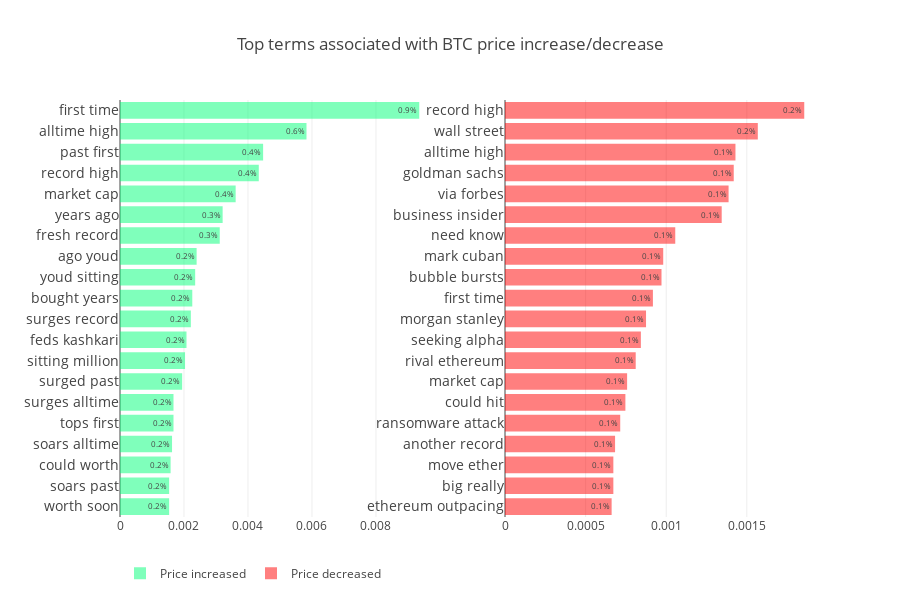

Write notebook code for a chart like this one.
### Code cell
df1 = up_bigrams[:20].sort_values("frequency",ascending=True)
df2 = down_bigrams[:20].sort_values("frequency",ascending=True)
x = "frequency"
y = "token"
text = x

trace1 = go.Bar(
            x=df1[x],
            y=df1[y],
            text= (df1[text]*100).round(1).astype("str")+"%",
            textposition = 'inside',
            marker=dict(
                color='rgba(0,255,120,0.5)',
            ),
            orientation = 'h',
            name = "Price increased"
        )
trace2 = go.Bar(
            x=df2[x],
            y=df2[y],
            text=(df2[text]*100).round(1).astype("str")+"%",
            textposition = 'inside',
            marker=dict(
                color='rgba(255,0,0,0.5)',
            ),
            orientation = 'h',
            name = "Price decreased"
        )

fig = tools.make_subplots(rows=1, cols=2)

fig.append_trace(trace1, 1, 1)
fig.append_trace(trace2, 1, 2)

fig['layout'].update(height=600, width=900, title='Top terms associated with BTC price increase/decrease',
                     legend=dict(orientation="h"),margin=dict(l=120))
fig['layout']["yaxis1"].update(tickfont=dict(size=14))
fig['layout']["yaxis2"].update(tickfont=dict(size=14))

iplot(fig, filename='simple-subplot')

### Figure 1 — Plotly figure (JSON) as saved in the notebook; plotly's stock layout.template omitted (floating-point values rounded to 4 significant figures)
{"data": [{"marker": {"color": "rgba(0,255,120,0.5)"}, "name": "Price increased", "orientation": "h", "text": ["0.2%", "0.2%", "0.2%", "0.2%", "0.2%", "0.2%", "0.2%", "0.2%", "0.2%", "0.2%", "0.2%", "0.2%", "0.2%", "0.3%", "0.3%", "0.4%", "0.4%", "0.4%", "0.6%", "0.9%"], "textposition": "inside", "type": "bar", "x": [0.001536, 0.001536, 0.001581, 0.001627, 0.001672, 0.001672, 0.001943, 0.002033, 0.002078, 0.002214, 0.002259, 0.00235, 0.002395, 0.003118, 0.003208, 0.003615, 0.004338, 0.004473, 0.005829, 0.009353], "xaxis": "x1", "y": ["worth soon", "soars past", "could worth", "soars alltime", "tops first", "surges alltime", "surged past", "sitting million", "feds kashkari", "surges record", "bought years", "youd sitting", "ago youd", "fresh record", "years ago", "market cap", "record high", "past first", "alltime high", "first time"], "yaxis": "y1"}, {"marker": {"color": "rgba(255,0,0,0.5)"}, "name": "Price decreased", "orientation": "h", "text": ["0.1%", "0.1%", "0.1%", "0.1%", "0.1%", "0.1%", "0.1%", "0.1%", "0.1%", "0.1%", "0.1%", "0.1%", "0.1%", "0.1%", "0.1%", "0.1%", "0.1%", "0.1%", "0.2%", "0.2%"], "textposition": "inside", "type": "bar", "x": [0.0006614, 0.000672, 0.000672, 0.0006827, 0.0007147, 0.0007467, 0.0007574, 0.0008107, 0.0008427, 0.0008747, 0.0009174, 0.0009707, 0.0009814, 0.001056, 0.001344, 0.001387, 0.001419, 0.001429, 0.001568, 0.001856], "xaxis": "x2", "y": ["ethereum outpacing", "big really", "move ether", "another record", "ransomware attack", "could hit", "market cap", "rival ethereum", "seeking alpha", "morgan stanley", "first time", "bubble bursts", "mark cuban", "need know", "business insider", "via forbes", "goldman sachs", "alltime high", "wall street", "record high"], "yaxis": "y2"}], "layout": {"height": 600, "legend": {"orientation": "h"}, "margin": {"l": 120}, "title": "Top terms associated with BTC price increase/decrease", "width": 900, "xaxis1": {"anchor": "y1", "domain": [0, 0.45]}, "xaxis2": {"anchor": "y2", "domain": [0.55, 1]}, "yaxis1": {"anchor": "x1", "domain": [0, 1], "tickfont": {"size": 14}}, "yaxis2": {"anchor": "x2", "domain": [0, 1], "tickfont": {"size": 14}}}}
